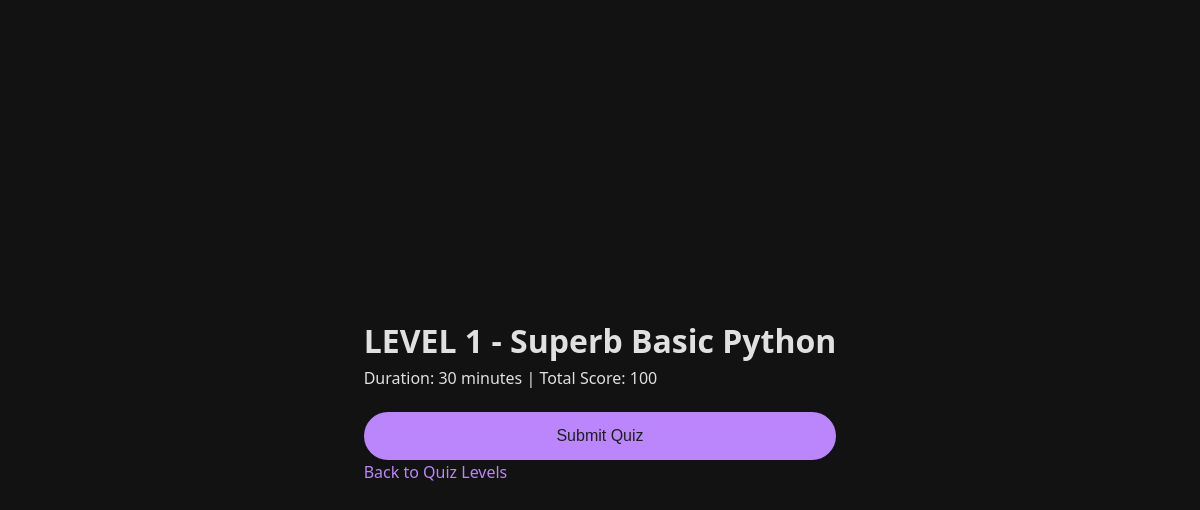
Page /Student/StartQuiz.php?id=1 on the committed database.
### tables this page shows
CREATE TABLE `ranked_quiz_levels` (
  `ranked_quiz_id` int NOT NULL,
  `ranked_quiz_level` varchar(12) NOT NULL,
  `ranked_quiz_name` varchar(255) NOT NULL,
  `ranked_quiz_duration` int NOT NULL COMMENT '	Duration in minutes',
  `ranked_score` int DEFAULT NULL,
  `admin_time_of_creation` timestamp NULL DEFAULT CURRENT_TIMESTAMP COMMENT 'Record creation timestamp',
  `admin_time_of_update` timestamp NOT NULL DEFAULT CURRENT_TIMESTAMP ON UPDATE CURRENT_TIMESTAMP COMMENT 'Record last update timestamp',
  `admin_id` int NOT NULL COMMENT 'The admin who created it'
);

### Student/StartQuiz.php (the view, shortened to what this page needs)
<?php
require '../Database/connection.php';
$success = '';
$quiz_level = [];
if (isset($_GET['id']) && is_numeric($_GET['id'])) {
    $ranked_quiz_id = (int)$_GET['id'];
} else {
    header("Location: viewAll-Level.php?error=invalid_quiz_id");
    exit();
}
if ($_SERVER['REQUEST_METHOD'] === 'POST') {
    if (isset($_SESSION['quiz_start_time'])) {
        $quiz_start_time = $_SESSION['quiz_start_time'];
    } else {
        $quiz_start_time = time();
    }
    $time_taken = ceil((time() - $quiz_start_time) / 60);
    $student_id = isset($_SESSION['student_id']) ? $_SESSION['student_id'] : 0;
    $userAnswers = isset($_POST['answers']) ? $_POST['answers'] : [];
    if (!empty($userAnswers)) {
        $questionIds = array_keys($userAnswers);
        $placeholders = implode(',', array_fill(0, count($questionIds), '?'));
        $sql = "SELECT question_id, correct_option FROM questions WHERE question_id IN ($placeholders) AND ranked_quiz_id = ?";
        $stmt = $conn->prepare($sql);
        if ($stmt) {
            $types = str_repeat('s', count($questionIds)) . 'i';
            $params = $questionIds;
            $params[] = $ranked_quiz_id;
            $stmt->bind_param($types, ...$params);
            $stmt->execute();
            $result = $stmt->get_result();
            $correctAnswers = [];
            while ($row = $result->fetch_assoc()) {
                $correctAnswers[$row['question_id']] = strtoupper($row['correct_option']);
            }
            $stmt->close();
            $score = 0;
            foreach ($userAnswers as $qid => $selected_option) {
                if (isset($correctAnswers[$qid]) && strtoupper($selected_option) === $correctAnswers[$qid]) {
                    $score++;
                }
            }
            $stmt = $conn->prepare("INSERT INTO ranked_quiz_submission (student_id, ranked_quiz_id) VALUES (?, ?)");
            if ($stmt) {
                $stmt->bind_param("ii", $student_id, $ranked_quiz_id);
                if ($stmt->execute()) {
                    $success = "You scored $score out of " . count($correctAnswers) . ".";
                } else {
                    $error = "Error recording your submission: " . $stmt->error;
                }
                $stmt->close();
            } else {
                $error = "Database error: " . $conn->error;
            }
        } else {
            $error = "Database error: " . $conn->error;
        }
    } else {
        $error = "No answers submitted.";
    }
    unset($_SESSION['quiz_start_time']);
} else {
    $stmt = $conn->prepare("SELECT * FROM ranked_quiz_levels WHERE ranked_quiz_id = ?");
    if ($stmt) {
        $stmt->bind_param("i", $ranked_quiz_id);
        $stmt->execute();
        $result = $stmt->get_result();
        $quiz_level = $result->fetch_assoc();
    } else {
        $error = "Database error: " . $conn->error;
    }
}
?>
<!DOCTYPE html>
<html lang="en">
<head>
    <link rel="stylesheet" href="StartQuiz.css">
</head>
<body>
    <div class="container">
        <h1><?php echo htmlspecialchars($quiz_level['ranked_quiz_level'] . " - " . $quiz_level['ranked_quiz_name']); ?></h1>
        <p>Duration: <?php echo htmlspecialchars($quiz_level['ranked_quiz_duration']); ?> minutes | Total Score: <?php echo htmlspecialchars($quiz_level['ranked_score']); ?></p>
        <?php if (!empty($success)): ?>
            <div class="alert success"><?php echo htmlspecialchars($success); ?></div>
            <a href="viewAll-Level.php" class="btn">Back to Quiz Levels</a>
        <?php else: ?>
            <form action="StartQuiz.php?id=<?php echo $ranked_quiz_id; ?>" method="POST" id="quiz-form">
                <button type="submit" class="btn submit-btn">Submit Quiz</button>
                <a href="viewAll-Level.php" class="btn">Back to Quiz Levels</a>
            </form>
        <?php endif; ?>
    </div>
</body>
</html>

### Student/StartQuiz.css (style rules this page uses)
* { box-sizing: border-box; margin: 0; padding: 0; }
body { background-color: #121212; color: #e0e0e0; font-family: 'Segoe UI', Tahoma, Geneva, Verdana, sans-serif; line-height: 1.6; min-height: 100vh; display: flex; justify-content: center; align-items: center; padding: 20px; }
a { color: #bb86fc; text-decoration: none; transition: color 0.3s ease; }
form { display: flex; flex-direction: column; }
button.submit-btn, a.retry-btn { display: inline-block; padding: 15px 30px; margin-top: 20px; background-color: #bb86fc; color: #1e1e1e; border: none; border-radius: 25px; font-size: 1rem; cursor: pointer; text-align: center; transition: background-color 0.3s ease, transform 0.2s ease; text-decoration: none; }

### rows in the picture
ranked_quiz_levels: ranked_quiz_level+ranked_quiz_name "LEVEL 1 - Superb Basic Python", ranked_quiz_duration "30", ranked_score "100"
